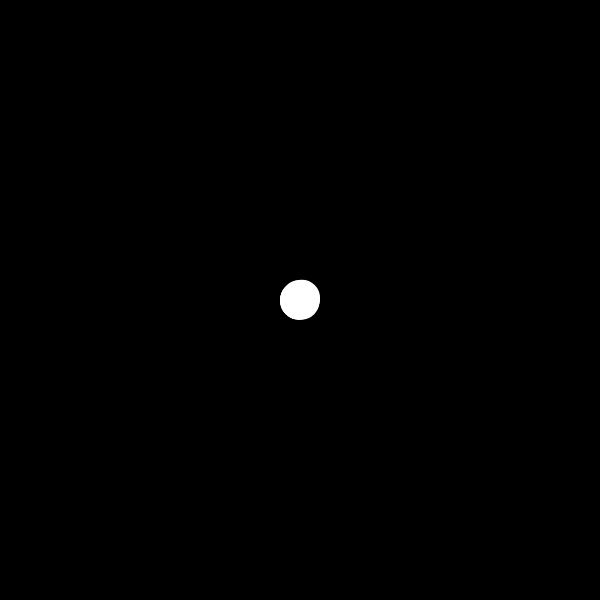
Frame 1 (no input)
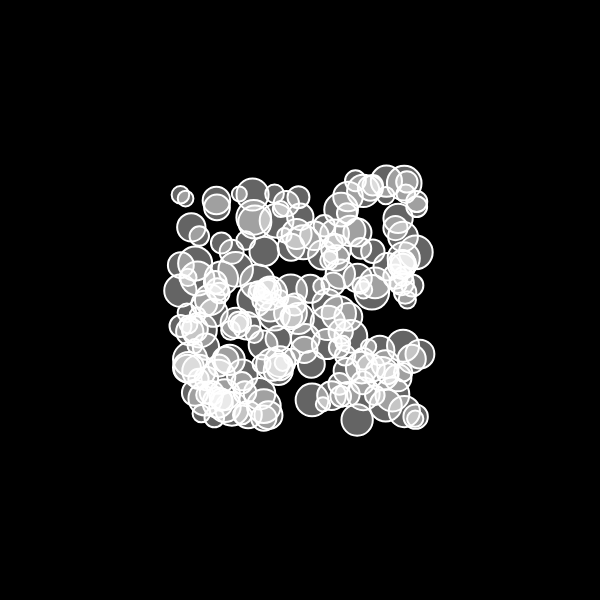
Frame 60 (no input)
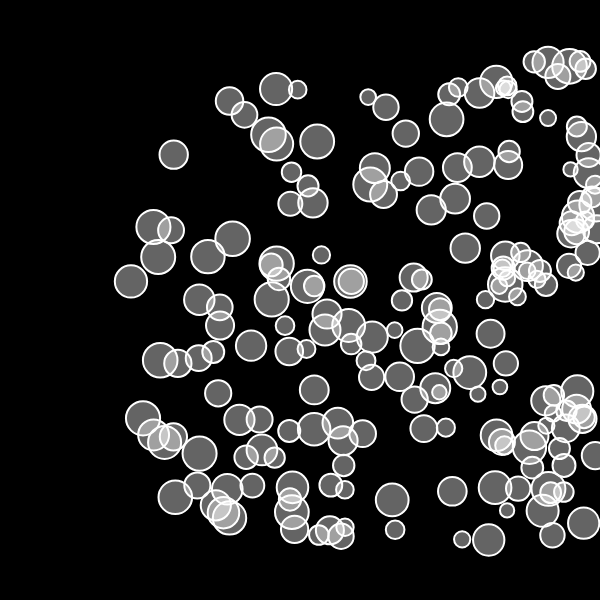
Frame 120 (the mouse pressed at the canvas centre since frame 60)

The p5.js sketch that drew these frames (run headless with seeded random() and noise() and a simulated clock; from frame 60 on, the mouse is pressed at the canvas centre):

// p5.js sketch
// ── sketch.js
var displacement;
var pointMasses = [];
const num = 200;

function setup() {
  const maxv = 2;
  createCanvas(600, 600);
  for (i = 0; i < num; i++) {
    pointMasses[i] = new Displacement(
      random(0.5, 3),
      width / 2,
      height / 2,
      random(-maxv, maxv),
      random(-maxv, maxv)
    );
    // pointMasses[i] = new Displacement(
    //   random(1, 6),
    //   i * (width / num) + 5,
    //   height / 2,
    //   random(-maxv, maxv),
    //   random(-maxv, maxv)
    // );
    // pointMasses[i] = new Displacement(0.1, width * 0.5, height * 0.5, 1, 0);
  }
  background(0);
}

function draw() {
  background(0);
  for (i = 0; i < num; i++) {
    pointMasses[i].setNetForceZero();
  }

  var gravity = createVector(0, 0.005);
  if (mouseIsPressed) {
    var wind = createVector(0.1, 0);
    for (i = 0; i < num; i++) {
      pointMasses[i].netForce(wind);
    }
  }

  var gravity = createVector(0, 0);
  for (i = 0; i < num; i++) {
    var weight = p5.Vector.mult(gravity, pointMasses[i].mass);
    pointMasses[i].netForce(weight);
  }

  for (i = 0; i < num; i++) {
    pointMasses[i].update();
    pointMasses[i].show();
  }
}

// ── Displacement.js
class Displacement {
  constructor(mass, x, y, vx, vy) {
    this.pos = createVector(x, y);
    this.vel = createVector(vx, vy);
    this.acc = createVector(0, 0);
    this.mass = mass;
    this.r = sqrt(this.mass) * 10;

    this.posLast = this.pos;
    this.velLast = this.vel;
    this.accLast = this.acc;
  }

  setNetForceZero() {
    this.acc.set(0, 0);
  }

  netForce(force) {
    // Use static version of division
    var f = p5.Vector.div(force, this.mass);
    //force.div(this.mass);
    this.acc.add(f);
  }

  update() {
    // set last state to current state before update
    this.vel.add(this.acc);
    this.pos.add(this.vel);

    // set last state
    // check boundries

    this.boundry();
  }

  boundry() {
    if (this.pos.y > height) {
      if (this.vel.y > 0) {
        this.vel.y *= -1;
        this.pos.add(this.vel);
      }
    }
    if (this.pos.y < 0) {
      if (this.vel.y < 0) {
        this.vel.y *= -1;
        this.pos.add(this.vel);
      }
    }
    //  if (this.pos.y > height-this.r) DETERMINE EDGE of circle
    // this.pos = hieght-this.r;

    if (this.pos.x > width) {
      if (this.vel.x > 0) {
        this.vel.x *= -1;
        this.pos.add(this.vel);
      }
    }
    if (this.pos.x < 0) {
      if (this.vel.x < 0) {
        this.vel.x *= -1;
        this.pos.add(this.vel);
      }
    }
  }

  show() {
    stroke(255);
    strokeWeight(2);
    fill(255, 100);
    ellipse(this.pos.x, this.pos.y, 2 * this.r);
  }
}
